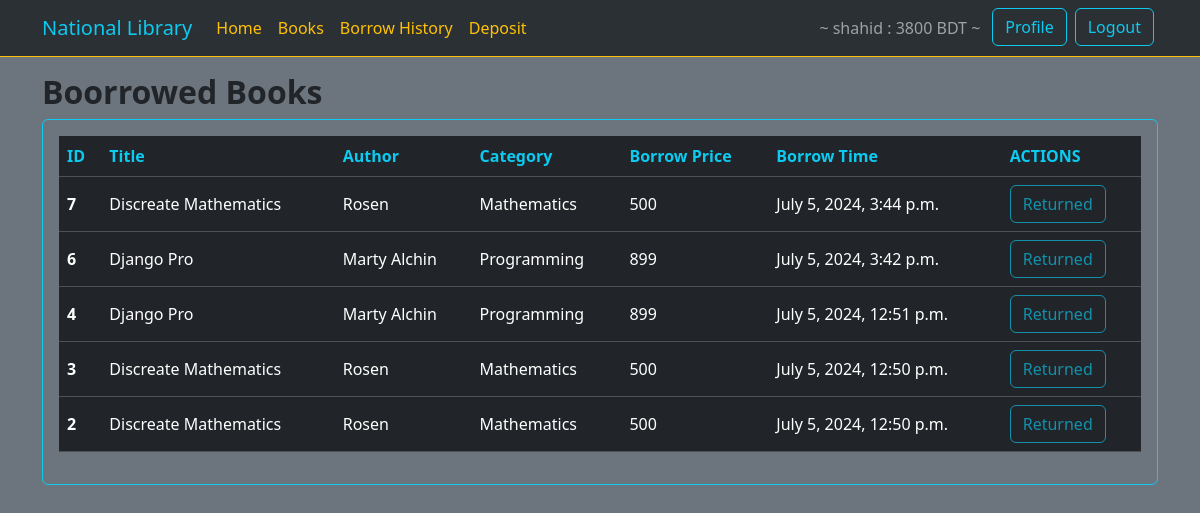
Screenshot of /books/books/borrowed/ (signed in) with the database file from the repository.
### users/models.py (models this page shows, shortened)
class UserAccount(models.Model):
    user = models.OneToOneField(User, on_delete=models.CASCADE, related_name='account')
    account_number = models.IntegerField(unique=True)
    balance = models.IntegerField(default=0)

### books/models.py (models this page shows, shortened)
class Borrow(models.Model):
    book = models.ForeignKey(Book, on_delete=models.CASCADE, related_name='borrows')
    user = models.ForeignKey(User, on_delete=models.CASCADE, related_name='borrowed_books')
    borrow_time = models.DateTimeField(auto_now_add=True)
    book_returned = models.BooleanField(default=False)
    class Meta:
        ordering = ['-borrow_time']

class Book(models.Model):
    title = models.CharField(max_length=255)
    author = models.CharField(max_length=255)
    description = models.TextField(blank=True, null=True)
    borrow_price = models.IntegerField()
    image = models.ImageField(upload_to='books/upload', blank=True, null=True)
    category = models.ForeignKey(Category, on_delete=models.CASCADE, related_name='books')

class Category(models.Model):
    name = models.CharField(max_length=255)
    slug = models.SlugField(max_length=255, unique=True)
    def __str__(self) -> str:
        return self.name

### books/views.py (the view)
# urls.py: path('books/borrowed/', views.borrowedBooks, name='borrowed_books'),
@login_required(login_url='login')
def borrowedBooks(request):
    user = request.user
    borrows = Borrow.objects.filter(user=user)
    return render(request, 'books/borrow_history.html', {'borrows': borrows})

### books/templates/books/borrow_history.html
{% extends "base.html" %}
{% block content %}
{% include "books/borrowed_books.html" %}
{% endblock content %}

### core/templates/navbar.html (shortened to what this page needs)
<nav class="navbar navbar-expand-lg bg-body-tertiary  border-bottom border-warning"   data-bs-theme="dark">
    <div class="container">
      <a class="navbar-brand text-info" href="{% url "home" %}">National Library</a>
      <div class="collapse navbar-collapse" id="navbarSupportedContent">
        <ul class="navbar-nav me-auto mb-2 mb-lg-0">
          <li class="nav-item">
            <a class="nav-link text-warning" aria-current="page" href="{% url "home" %}">Home</a>
          </li>
          <li class="nav-item">
            <a class="nav-link text-warning" href="{% url "books" %}">Books</a>
          </li>
          {% if request.user.is_authenticated %}
          <li class="nav-item">
            <a class="nav-link text-warning" href="{% url "borrowed_books" %}">Borrow History</a>
          </li>
          <li class="nav-item">
            <a class="nav-link text-warning" href="{% url "deposit" %}">Deposit</a>
          </li>
          {% endif %}
        </ul>
        <ul class="navbar-nav ms-auto mb-2 mb-lg-0">
          {% if request.user.is_authenticated %}
            <li class="nav-item">
              <span class="nav-link"  >~ {{request.user}} : {{request.user.account.balance}} BDT ~</span>
            </li>
            <li class="nav-item">
              <a class="btn btn-outline-info mx-1"  href="{% url "profile" %}">Profile</a>
            </li>
            <li class="nav-item">
              <a class="btn btn-outline-info mx-1" href="{% url "logout" %}">Logout</a>
            </li>
          {% endif %}
        </ul>
      </div>
    </div>
  </nav>

### books/templates/books/borrowed_books.html
<div class="mt-3">
  <h2 class="my-font text-dark fw-bold">Boorrowed Books</h2>
  <div class="table-responsive border border-info p-3 rounded">
  <table class="table table-dark table-hover align-middle rounded">
      <thead>
        <tr >
          <th class="text-info" scope="col">ID</th>
          <th class="text-info" scope="col">Title</th>
          <th class="text-info" scope="col">Author</th>
          <th class="text-info" scope="col">Category</th>
          <th class="text-info" scope="col">Borrow Price</th>
          <th class="text-info" scope="col">Borrow Time</th>
          <th class="text-info" scope="col">ACTIONS</th>
        </tr>
      </thead>
      <tbody>
          {% for borrow in borrows %}
          <tr >
              <th scope="row">{{borrow.id}}</th>
              <td>{{borrow.book.title}}</td>
              <td>{{borrow.book.author}}</td>
              <td>{{borrow.book.category}}</td>
              <td>{{borrow.book.borrow_price}}</td>
              <td>{{borrow.borrow_time}}</td>
              <td>
                {% if borrow.book_returned == False %}
                  <a class="btn btn-outline-warning" href="{% url "return_book" borrow.id %}">Return</a>
                {% else %}
                  <button class="btn btn-outline-info" disabled  >Returned</button>
                {% endif %}
              </td>
            </tr>
          {% endfor %}
      </tbody>
    </table>
  </div>
</div>

### rows the page displays
Borrow: id "7", book "Discreate Mathematics", book.author "Rosen", book.category "Mathematics", book.borrow_price "500", borrow_time "July 5, 2024, 3:44 p.m.", book_returned "Returned"
Borrow: id "6", book "Django Pro", book.author "Marty Alchin", book.category "Programming", book.borrow_price "899", borrow_time "July 5, 2024, 3:42 p.m.", book_returned "Returned"
Borrow: id "4", book "Django Pro", book.author "Marty Alchin", book.category "Programming", book.borrow_price "899", borrow_time "July 5, 2024, 12:51 p.m.", book_returned "Returned"
Borrow: id "3", book "Discreate Mathematics", book.author "Rosen", book.category "Mathematics", book.borrow_price "500", borrow_time "July 5, 2024, 12:50 p.m.", book_returned "Returned"
Borrow: id "2", book "Discreate Mathematics", book.author "Rosen", book.category "Mathematics", book.borrow_price "500", borrow_time "July 5, 2024, 12:50 p.m.", book_returned "Returned"

### other values shown
{{ request.user }} "shahid"
{{ request.user.account.balance }} "3800"
